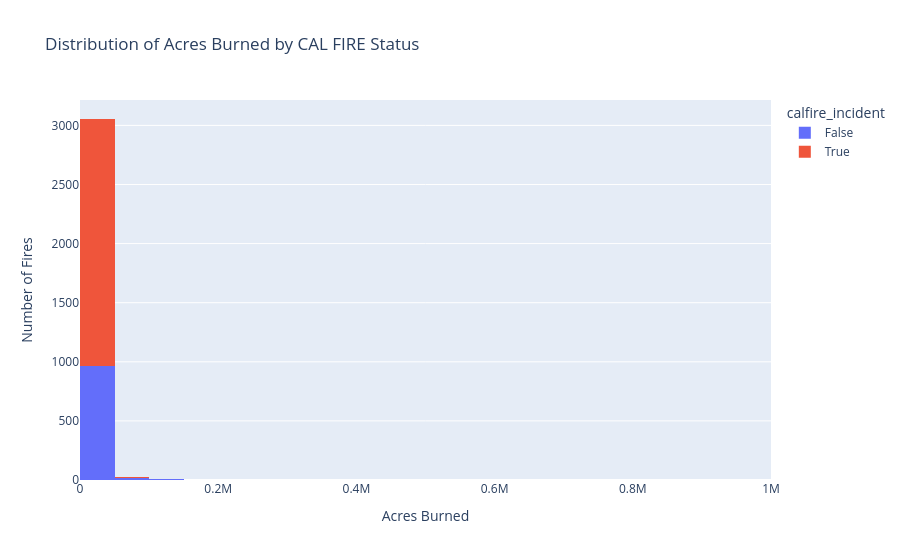

Here is the notebook cell this chart was saved with:
### Markdown cell above
1. 23 variables, 3340 observations
2. 4 different incident types

### Code cell
mask = (DF_raw['incident_acres_burned'] > 10) & (DF_raw['incident_acres_burned'] < 1_000_000)
DF_filtered = DF_raw[mask]
DF_raw['calfire_incident'] = DF_raw['incident_administrative_unit'].str.contains("CAL FIRE", case=False, na=False)
fig = px.histogram(
    DF_filtered,
    x="incident_acres_burned",
    color="calfire_incident",
    nbins=25,
    title="Distribution of Acres Burned by CAL FIRE Status",
)

fig.update_layout(
    xaxis_title="Acres Burned",
    yaxis_title="Number of Fires"
)

fig.show()

### Figure 1 — Plotly figure (JSON) as saved in the notebook; plotly's stock layout.template omitted (floating-point values rounded to 4 significant figures; data arrays with more than 128 entries replaced by an {"elided": "..."} marker saying what was removed)
{"data": [{"alignmentgroup": "True", "bingroup": "x", "hovertemplate": "calfire_incident=False<br>incident_acres_burned=%{x}<br>count=%{y}<extra></extra>", "legendgroup": "False", "marker": {"color": "#636efa", "pattern": {"shape": ""}}, "name": "False", "nbinsx": 25, "offsetgroup": "False", "orientation": "v", "showlegend": true, "type": "histogram", "x": {"elided": "1001 int values"}, "xaxis": "x", "yaxis": "y"}, {"alignmentgroup": "True", "bingroup": "x", "hovertemplate": "calfire_incident=True<br>incident_acres_burned=%{x}<br>count=%{y}<extra></extra>", "legendgroup": "True", "marker": {"color": "#EF553B", "pattern": {"shape": ""}}, "name": "True", "nbinsx": 25, "offsetgroup": "True", "orientation": "v", "showlegend": true, "type": "histogram", "x": {"elided": "2101 int values"}, "xaxis": "x", "yaxis": "y"}], "layout": {"autosize": true, "barmode": "relative", "legend": {"title": {"text": "calfire_incident"}, "tracegroupgap": 0}, "title": {"text": "Distribution of Acres Burned by CAL FIRE Status"}, "xaxis": {"anchor": "y", "autorange": true, "domain": [0, 1], "range": [-0.5, 1000000.0], "title": {"text": "Acres Burned"}, "type": "linear"}, "yaxis": {"anchor": "x", "autorange": true, "domain": [0, 1], "range": [0, 3215.0], "title": {"text": "Number of Fires"}}}}
